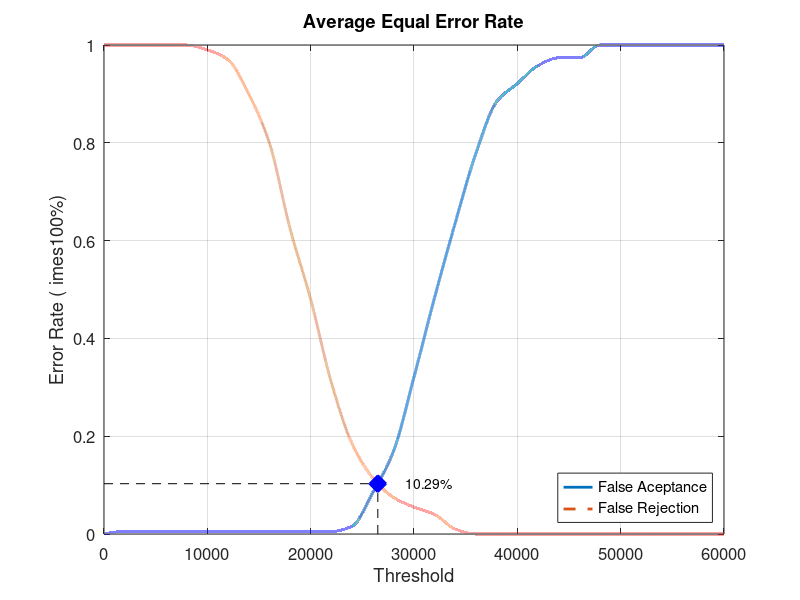
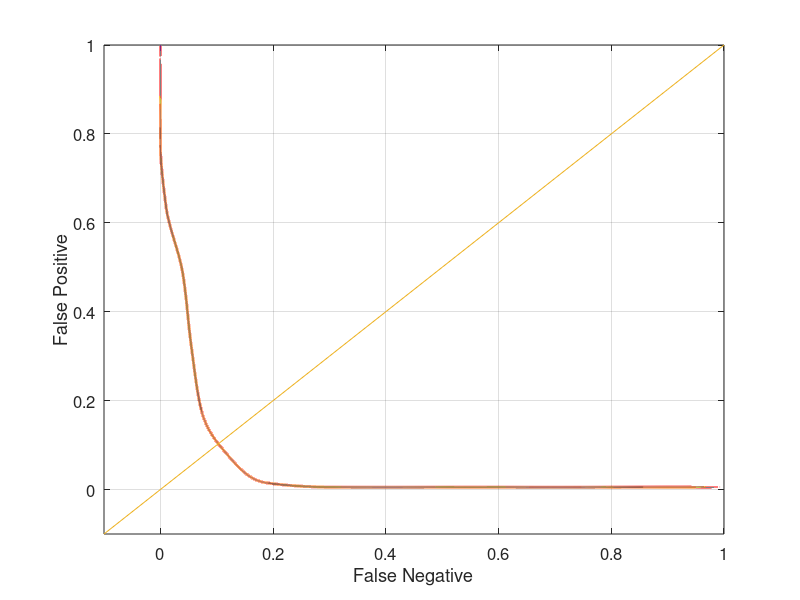

Here is the MATLAB script that generated these plots, in order:
close all;
clear;
clc;
x = 0:2000:60000;
xq = 0:0.5:60000;

y0 = [0 0.00526316 0.00526316 0.00526316 0.00526316 0.00526316 0.00526316 0.00526316 0.00526316 0.00526316 0.00526316 0.00526316 0.0157895 0.0842105 0.168421 0.321053 0.484211 0.636842 0.778947 0.884211 0.921053 0.957895 0.973684 0.973684 1 1 1 1 1 1 1]
yy0 = interp1(x, y0, xq, 'pchip');
y1 = [1 1 1 1 1 0.99 0.97 0.9 0.8 0.625 0.48 0.31 0.185 0.115 0.075 0.055 0.04 0.01 0 0 0 0 0 0 0 0 0 0 0 0 0]
yy1 = interp1(x, y1, xq, 'pchip');

% Calculating EER: 
y2 = abs(y0 - y1);
find(y2 == min(y2))
yy2 = abs(yy0 - yy1);
xEER = find(yy2 == min(yy2));
xEERIndex = xq(xEER) % X-axis EER
yEER = yy0(xEER) % Y-axis EER

main = figure
plot(xq, yy0,'-','LineWidth', 2);	hold on
plot(xq, yy1,'--','LineWidth', 2);	hold on
plot([xEERIndex xEERIndex], [0 yEER], 'k--');	hold on
plot([0 xEERIndex], [yEER yEER], 'k--');	hold on
plot(xEERIndex, yEER, 'bx', 'LineWidth', 10);	hold on
text(xEERIndex + 10 * xEERIndex / 100, yEER, [num2str(round((10000 * yEER)) / 100) '%'])
legend('False Aceptance', 'False Rejection', 'Location', 'SouthEast')
xlabel('Threshold')
ylabel('Error Rate (	imes100%)')
title('Average Equal Error Rate')
set(gca, 'FontSize', 12)
axis([0 60000 0 1])
grid on

print(main, 'Database1_2Main', '-dpng');
FNRxFPR = figure('Color', [1 1 1]);
plot(yy1, yy0, '-', yy1, yy0, 'LineWidth', 2);
hold on
y = -0.1:0.1:1
plot(y, y); 
set(gca, 'FontSize', 12)
xlabel('False Negative')
ylabel('False Positive')
axis([-0.1 1 -0.1 1])
set(gca, 'FontSize', 12)
grid on

print(FNRxFPR, 'Database1_2FNRxFPR','-dpng');
